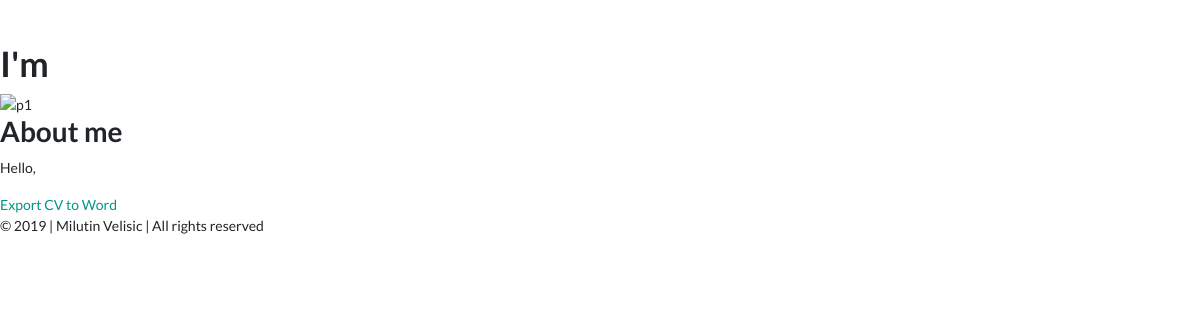
Before: /index.php?p=portfolio with the older database file.
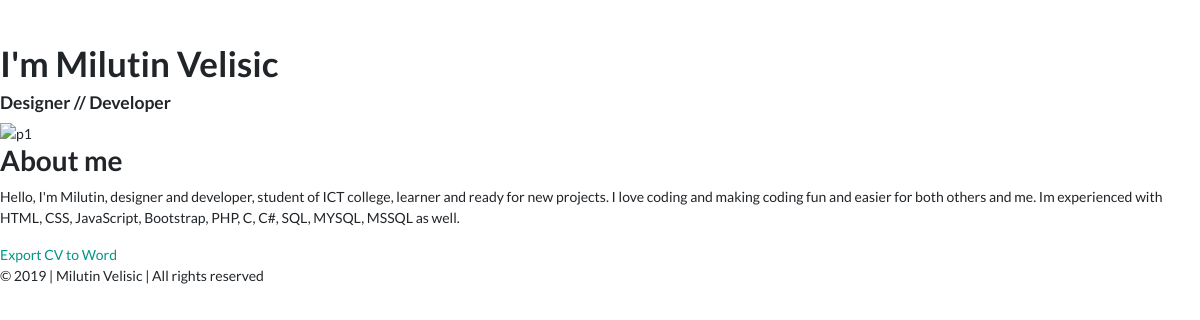
After: the same page with the newer database file.
### tables this page shows
CREATE TABLE `author` (
  `idAuthor` int(50) NOT NULL,
  `imePrezime` varchar(255) NOT NULL,
  `kratakOpis` varchar(255) NOT NULL,
  `opis` text NOT NULL
);

### config/connection.php (called while the page is built, shortened)
<?php
try {
    $conn = new PDO("mysql:host=".SERVER.";dbname=".DATABASE.";charset=utf8", USERNAME, PASSWORD);
    $conn->setAttribute(PDO::ATTR_DEFAULT_FETCH_MODE, PDO::FETCH_OBJ);
    $conn->setAttribute(PDO::ATTR_ERRMODE, PDO::ERRMODE_EXCEPTION);
}
catch(PDOException $ex){
    echo $ex->getMessage();
}
function executeQuery($query){
    global $conn;
    return $conn->query($query)->fetchAll();
}

### models/author/functions.php (called while the page is built)
<?php
function getAuthorInfo()
{
    return executeQuery("SELECT * FROM author");
}

### views/pages/portfolio.php (the view, shortened to what this page needs)
<!DOCTYPE html>
<html>
<head>
  <link rel="stylesheet" href="assets/css/main.css" />
</head>
<?php
include 'models/author/functions.php';
$info = getAuthorInfo();
?>
<body>
  <main>
    <header class="home" id="home"><br><br>
      <h1>I'm <?= $info[0]->imePrezime ?></h1>
      <h5><?= $info[0]->kratakOpis ?></h5>
      <img src="assets/images/person111.jpg" alt="p1">
    </header>
  </main>
  <section class="about" id="about">
    <h2>About me</h2>
    <p>
      Hello, <?= $info[0]->opis ?>
    </p>
    <a href="models/author/exportword.php" class="word">Export CV to Word</a>
  </section>
  <footer>
    <section class="bottom-bar">
      <p>&copy; 2019 | Milutin Velisic | All rights reserved</p>
    </section>
  </footer>
</body>
</html>

Changed rows visible on the page:
added author: imePrezime "Milutin Velisic", kratakOpis "Designer // Developer", opis "I'm Milutin, designer and developer, student of ICT college, learner and ready for new projects. I love coding and making coding fun and easier for both others and me. Im experienced with HTML, CSS, JavaScript, Bootstrap, PHP, C, C#, SQL, MYSQL, MSSQL as well."
